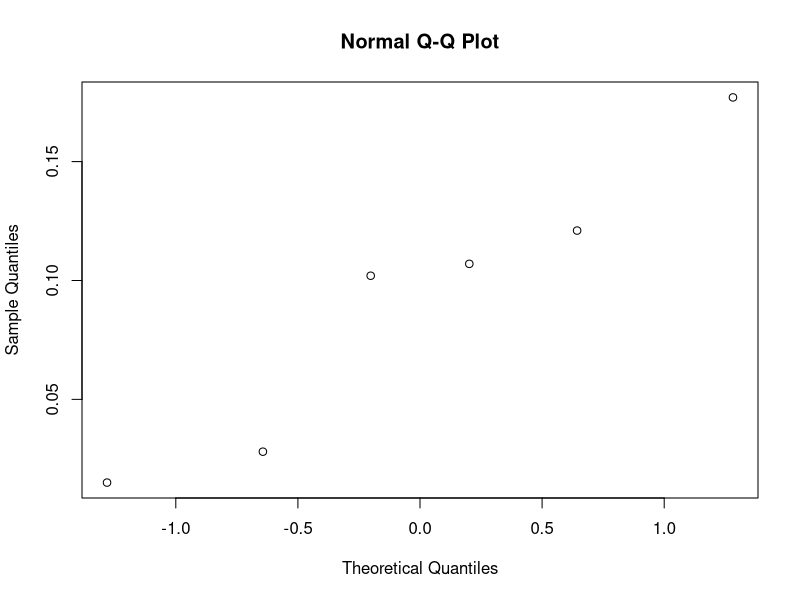
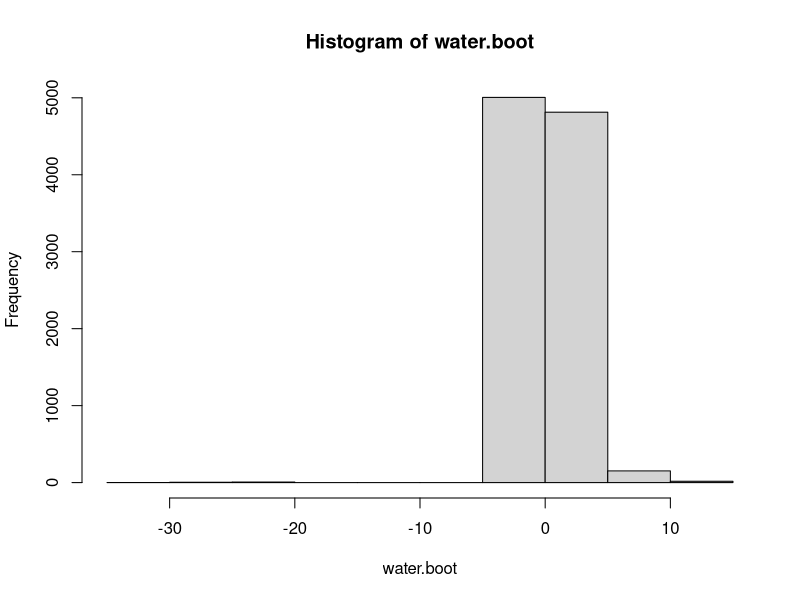

Generate these figures, in order, with R:

#Mixed 1
p.hat=189/270
SE=sqrt(p.hat*(1-p.hat)/270)
qnorm(.05)  #1.645

lower=p.hat-1.645*SE
upper=p.hat+1.645*SE

SE_Hyp<-sqrt(.50*.50/270)
Z.obs<-(p.hat-.50)/SE_Hyp

#Mixed #2
#a/b
S.B.mean<-214.4
S.G.mean<-216.3
S.B.s<-12.9
S.G.s<-18.0
(S.pool.var<-(7*(12.9^2)+7*(18.0^2))/(14))
sqrt(245.205)
(Obs_diff<-(S.B.mean-S.G.mean))
qt(.975, df=14)
S.SE.diff<-sqrt(S.pool.var/8+S.pool.var/8)
(t.obs<-(Obs_diff-0)/S.SE.diff)
2*pt(t.obs, df=14)

Ank_Obs_diff<-(71.4-72.5)
Ank_Obs_SE<-sqrt(4.1^2/8+9.3^2/8)
#df=$\frac{[(s_1^2/n_1)+(s_2^2/n_2)]^2}{(s_1^2/n_1)^2/(n_1-1)+(s_2^2/n_2)^2/(n_2-1)}$ 

#We know $s_1^2/n_1=9.3^2/8=10.81125$ and $s_2^2/n_2=4.1^2/8=2.10125$, so df=$\frac{(10.81125+2.10125)^2}{10.81125^2/7+2.10125^2/7}=$

(10.81125+2.10125)^2/(10.81125^2/7+2.10125^2/7)
Ank.t.obs<-(Ank_Obs_diff-0)/Ank_Obs_SE
2*pt(-0.306, df=9)

#Mixed Practice 2d:
GS_Obs_diff<-23.9-22.2
GS_pool_var=(7*2.5^2+7*4.1^2)/14
GS_SE<-sqrt(GS_pool_var/8+GS_pool_var/8)
CI.low=GS_Obs_diff-2.145*GS_SE
CI.high=GS_Obs_diff+2.145*GS_SE

#Mixed Practice 3a
608-392
obs_G=392/608
obs_W=413/527
(prop_obs_diff=obs_W-obs_G)
(prob_SE<-sqrt(.645*(1-.645)/608+0.784*(1-.784)/527))
qnorm(.80)
(pooled=(392+413)/(608+527))
SE_diff<-sqrt(pooled*(1-pooled)/608+pooled*(1-pooled)/527)

#Mixed Practice 4 a
bottom<-c(0.43, 0.266, 0.567, 0.531, 0.707, 0.716)
top<-c(0.415, 0.238, 0.390, 0.410, 0.605, 0.609)
diff<-bottom-top
diff
qqnorm(diff)
mean(diff); sd(diff)
se_avg<-sd(diff)/sqrt(length(diff))
qt(.975, df=5)
mean(diff)-2.57*se_avg

#Mixed Practice 4 b
qnorm(.975)
1.96*0.061/sqrt(15)
(0.0259-0.20)/(0.061/sqrt(15))
wilcox.test(bottom, top, paired=TRUE, alternative="greater")

#Bootrap Function 
bootstrap = function(x, n.boot) {
  n = length(x)
  x.bar <- mean(x)
  t.hat <- numeric(n.boot) # create vector of length n.boot zeros
  for(i in 1:n.boot) {
    x.star <- sample(x, size=n, replace=TRUE)
    x.bar.star <- mean(x.star)
    s.star <- sd(x.star)
    t.hat[i] <- (x.bar.star - x.bar) / (s.star / sqrt(n))
  }
  return(t.hat)
}

set.seed(1)
water.boot<-bootstrap(diff, n.boot=10000)
hist(water.boot)
t.obs=(mean(diff)-0)/(sd(diff)/sqrt(length(diff)))
m.up<-sum(water.boot >= t.obs)
m.low<-sum(water.boot <= t.obs)
p.value=m.up/10000

